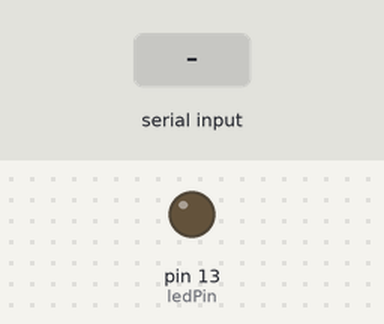
The sketch below on a simulated Arduino Uno, built with avr-gcc and run on an emulated ATmega328P. Parts: output pins drawn as LEDs (lit = HIGH). The inputs (shaded band) are chosen by the test bench.

Above: at 3.2 s.
3.3 s: "1" received over the second serial link
At 3.45 s:
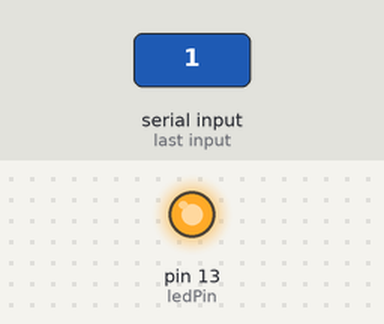
Timing chart, 0 to 6.3 s (numbered marks = the images above; inputs shaded):
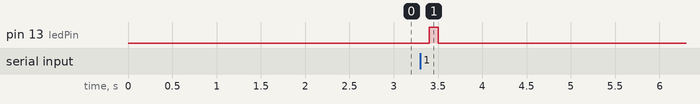

The sketch:

joystick_bt.ino
```cpp
/* Read Jostick
  * ------------
  *
  * Reads two analog pins that are supposed to be
  * connected to a jostick made of two potentiometers
  *
  * We send three bytes back to the comp: one header and two
  * with data as signed bytes, this will take the form:
  *     Jxy\r\n
  *
  * x and y are integers and sent in ASCII
  *
  * http://www.0j0.org | http://arduino.berlios.de
  * copyleft 2005 DojoDave for DojoCorp
  */

 String readString;

 #include <SoftwareSerial.h>
 SoftwareSerial BT(10, 9);

 int ledPin = 13;
 int joyPin1 = 0;                 // slider variable connecetd to analog pin 0
 int joyPin2 = 1;                 // slider variable connecetd to analog pin 1
 int value1 = 0;                  // variable to read the value from the analog pin 0
 int value2 = 0;                  // variable to read the value from the analog pin 1

 void setup() {
  pinMode(ledPin, OUTPUT);              // initializes digital pins 0 to 7 as outputs
  Serial.begin(9600);

  delay(2000);
  // set the data rate for the SoftwareSerial port
  BT.begin(9600);
  // Send test message to other device
  BT.println("Hello from Arduino");
 }

 int treatValue(int data) {
  return (data * 9 / 1024 - 4);
 }

 void loop() {
  if (BT.available())
  // if text arrived in from BT serial...
  {
    BT.read();
    // reads the value of the variable resistor
    value1 = analogRead(joyPin1);
    // this small pause is needed between reading
    // analog pins, otherwise we get the same value twice
    delay(100);
    // reads the value of the variable resistor
    value2 = analogRead(joyPin2);

    digitalWrite(ledPin, HIGH);
    delay(100);
    digitalWrite(ledPin, LOW);
    delay(100);
    //Serial.print("\nJoystick:\t");
    //Serial.print(treatValue(value1));
    //Serial.print("\t|\t");
    //Serial.println(treatValue(value2));
    BT.println("X");
    BT.println(treatValue(value1));
    BT.println("Y");
    BT.println(treatValue(value2));
}
 }
```

Measured:
- after the input at 3.3 s, pin 13 (ledPin): LOW → HIGH after 0.10 s, → LOW 0.10 s later
